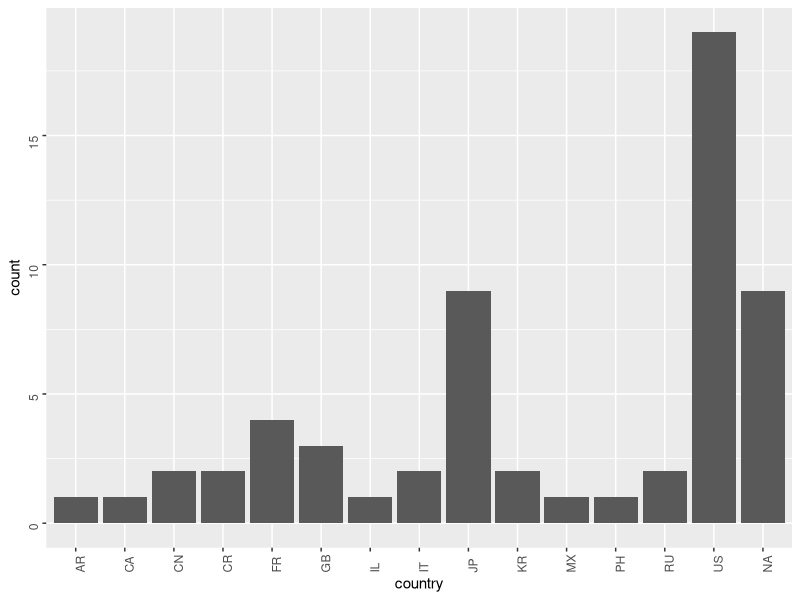
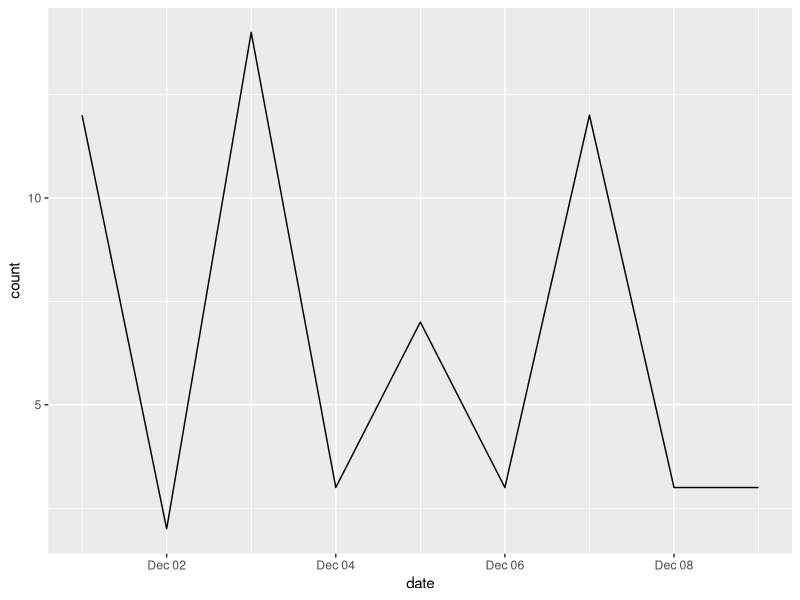

These charts were generated, in order, by the following R code:
library(dplyr)
library(ggplot2)

# http://cran-logs.rstudio.com/

setwd("~/git/snfa-scripts/cran_downloads")

rm(list = ls())

df = read.csv("log_filter.csv")

country.df = df %>%
  group_by(country) %>%
  summarize(count = n())
ggplot(country.df, aes(country, count)) +
  geom_bar(stat = "identity") +
  theme(axis.text = element_text(angle = 90, hjust = 0, vjust = 0.5))

day.df = df %>%
  group_by(date) %>%
  summarize(count = n()) %>%
  mutate(date = as.Date(date))
ggplot(day.df, aes(date, count)) +
  geom_line()